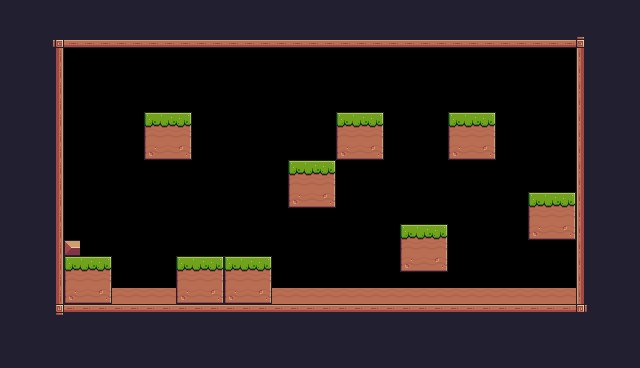

Below is a game level as drawn by its tile map, then a one-line description and the .tmx file that defines it, in full:
An orthogonal 40x23 tile map with 16x16 px tiles, 1 tile layer (Background) and 1 object (Player).

<map version="1.10" tiledversion="1.10.2" orientation="orthogonal" renderorder="right-down" width="40" height="23" tilewidth="16" tileheight="16" infinite="0" nextlayerid="3" nextobjectid="2">
 <tileset firstgid="1" source="Pixel Adventure.tsx" />
 <layer id="1" name="Background" width="40" height="23">
  <data encoding="csv">
112,112,112,112,112,112,112,112,112,112,112,112,112,112,112,112,112,112,112,112,112,112,112,112,112,112,112,112,112,24,24,24,24,112,112,24,24,112,24,112,
112,112,112,112,112,112,112,112,112,112,112,112,112,112,112,112,112,112,112,112,112,112,112,112,112,112,112,24,24,112,112,112,112,112,112,24,24,24,24,112,
112,112,112,92,134,134,134,134,134,134,134,134,134,134,134,134,134,134,134,134,134,134,134,134,134,134,134,134,134,134,134,134,134,134,134,134,93,24,24,24,
112,112,24,113,137,137,137,137,137,137,137,137,137,137,137,137,137,137,137,137,137,137,137,137,137,137,137,137,137,137,137,137,137,137,137,137,111,24,24,24,
112,112,24,113,137,137,137,137,137,137,137,137,137,137,137,137,137,137,137,137,137,137,137,72,137,137,137,137,137,137,137,137,137,137,137,137,111,24,24,112,
112,112,24,113,137,137,137,137,137,137,137,137,137,137,137,137,137,137,137,137,137,137,137,137,137,137,137,137,137,137,137,137,137,137,137,137,111,24,24,24,
112,112,24,113,137,137,137,137,137,137,137,137,137,137,137,137,137,137,137,137,137,137,137,137,137,137,137,137,137,137,137,137,137,137,137,137,111,24,24,24,
112,112,24,113,137,137,137,137,137,7,8,9,137,137,137,137,137,137,137,137,137,7,8,9,137,137,137,137,7,8,9,137,137,137,137,137,111,24,24,24,
112,112,24,113,137,137,137,137,137,29,30,31,137,137,137,137,137,137,137,137,137,29,30,31,137,137,137,137,29,30,31,137,137,137,137,137,111,24,24,24,
112,112,24,113,137,137,137,137,137,51,52,53,137,137,137,137,137,137,137,137,137,51,52,53,137,137,137,137,51,52,53,137,137,137,137,137,111,24,24,24,
112,112,24,113,137,137,137,137,137,137,137,137,137,137,137,137,137,137,7,8,9,137,137,137,137,137,137,137,137,137,137,137,137,137,137,137,111,24,112,24,
112,112,24,113,137,137,137,137,137,137,137,137,137,137,137,137,137,137,29,30,31,137,137,137,137,137,137,137,137,137,137,137,137,137,137,137,111,24,24,24,
112,112,24,113,137,137,137,137,137,137,137,137,137,137,137,137,137,137,51,52,53,137,137,137,137,137,137,137,137,137,137,137,137,7,8,9,111,24,24,24,
112,112,24,113,137,137,137,137,137,137,137,137,137,137,137,137,137,137,137,137,137,137,137,137,137,137,137,137,137,137,137,137,137,29,30,31,111,24,24,24,
112,112,24,113,137,137,137,137,137,137,137,137,137,137,137,137,137,137,137,137,137,137,137,137,137,7,8,9,137,137,137,137,137,51,52,53,111,24,112,24,
112,112,112,113,13,137,137,137,137,137,137,137,137,137,137,137,137,137,137,137,137,137,137,137,137,29,30,31,137,137,137,137,137,137,137,137,111,24,112,24,
112,112,112,113,7,8,9,71,71,71,137,7,8,9,7,8,9,137,137,49,49,49,137,137,137,51,52,53,137,49,49,49,137,137,137,137,111,24,112,112,
112,112,112,113,29,30,31,71,71,71,137,29,30,31,29,30,31,137,137,49,49,49,137,137,137,137,137,137,137,49,49,49,137,137,137,137,111,24,112,112,
112,112,112,113,51,52,53,30,30,30,30,51,52,53,51,52,53,30,30,30,30,30,30,30,30,30,30,30,30,30,30,30,30,30,30,30,111,24,112,112,
112,112,112,114,90,90,90,90,90,90,90,90,90,90,90,90,90,90,90,90,90,90,90,90,90,90,90,90,90,90,90,90,90,90,90,90,115,24,112,112,
112,24,24,112,112,24,24,24,24,24,112,112,24,24,24,24,24,24,24,24,24,24,24,24,24,24,24,24,112,112,112,112,112,112,112,112,112,112,112,112,
112,112,112,112,112,112,112,112,112,112,112,112,112,112,112,112,112,112,112,112,112,112,112,112,112,112,112,112,112,112,112,112,112,112,112,112,112,112,112,112,
112,112,112,112,112,112,112,112,112,112,112,112,112,112,112,112,112,112,112,112,112,112,112,112,112,112,112,112,112,112,112,112,112,112,112,112,112,112,112,112
</data>
 </layer>
 <objectgroup id="2" name="SpawnPoints">
  <object id="1" name="Player" type="Player" x="77.6976" y="223.038" width="33.8213" height="31.9931" />
 </objectgroup>
</map>
